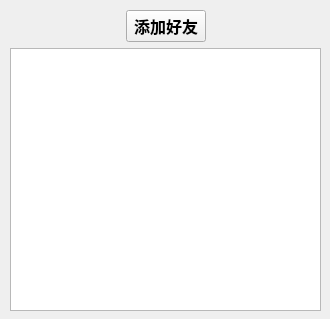
<?xml version="1.0" encoding="UTF-8"?>
<ui version="4.0">
 <class>OnlineUser</class>
 <widget class="QWidget" name="OnlineUser">
  <property name="geometry">
   <rect>
    <x>0</x>
    <y>0</y>
    <width>330</width>
    <height>319</height>
   </rect>
  </property>
  <property name="windowTitle">
   <string>Form</string>
  </property>
  <widget class="QWidget" name="">
   <property name="geometry">
    <rect>
     <x>10</x>
     <y>10</y>
     <width>311</width>
     <height>301</height>
    </rect>
   </property>
   <layout class="QVBoxLayout" name="verticalLayout_2">
    <item>
     <layout class="QVBoxLayout" name="verticalLayout">
      <item>
       <layout class="QHBoxLayout" name="horizontalLayout">
        <item>
         <spacer name="horizontalSpacer">
          <property name="orientation">
           <enum>Qt::Horizontal</enum>
          </property>
          <property name="sizeHint" stdset="0">
           <size>
            <width>40</width>
            <height>20</height>
           </size>
          </property>
         </spacer>
        </item>
        <item>
         <widget class="QPushButton" name="add_friend">
          <property name="font">
           <font>
            <family>Agency FB</family>
            <pointsize>12</pointsize>
            <weight>75</weight>
            <bold>true</bold>
           </font>
          </property>
          <property name="text">
           <string>添加好友</string>
          </property>
         </widget>
        </item>
        <item>
         <spacer name="horizontalSpacer_2">
          <property name="orientation">
           <enum>Qt::Horizontal</enum>
          </property>
          <property name="sizeHint" stdset="0">
           <size>
            <width>40</width>
            <height>20</height>
           </size>
          </property>
         </spacer>
        </item>
       </layout>
      </item>
     </layout>
    </item>
    <item>
     <widget class="QListWidget" name="online_user">
      <property name="font">
       <font>
        <pointsize>36</pointsize>
        <weight>75</weight>
        <bold>true</bold>
       </font>
      </property>
     </widget>
    </item>
   </layout>
  </widget>
 </widget>
 <resources/>
 <connections/>
</ui>
